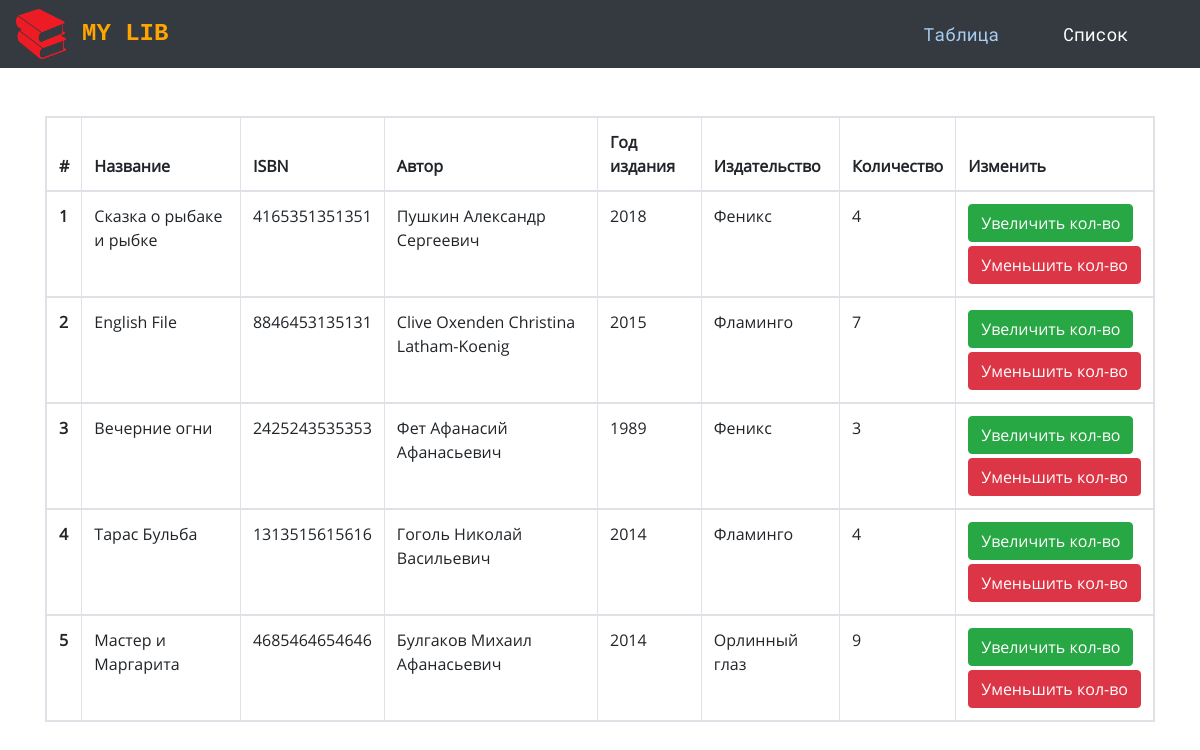
The page / on the database its author committed.
### p_library/models.py (models this page shows, shortened)
class Book(models.Model):
    ISBN = models.CharField(max_length=13, verbose_name='Международный стандартный книжный номер')
    title = models.CharField(max_length=128, verbose_name='Название')
    description = models.TextField(verbose_name='Аннотация')
    year_release = models.PositiveSmallIntegerField(verbose_name='Год издания')
    copy_count = models.PositiveSmallIntegerField(default=1, verbose_name='Число копий')
    price = models.DecimalField(max_digits=12, decimal_places=2, verbose_name='Цена')
    photo = models.ImageField(upload_to="media/books_photo", blank=True, verbose_name="Фото")
    authors = models.ManyToManyField(
        Author,
        through='Inspiration',
        through_fields=('book', 'author'),
        verbose_name='Авторы',
        related_name='book_authors',
    )
    publisher = models.ForeignKey(
        Publisher,
        null=True,
        blank=True,
        on_delete=models.SET_NULL,
        verbose_name='Издательство',
        related_name='book_publisher',
    )
    friend = models.ForeignKey(
        Friend,
        null=True,
        blank=True,
        on_delete=models.SET_NULL,
        verbose_name='Книга одолжена другу',
        related_name='book_friend',
    )
    date_issue = models.DateTimeField(auto_now=False, auto_now_add=False, null=True, blank=True, verbose_name='Книга выдана')
    date_delivery = models.DateTimeField(auto_now=False, auto_now_add=False, null=True, blank=True, verbose_name='Книга должна быть сдана')

class Author(models.Model):
    full_name = models.CharField(max_length=50, verbose_name='Имя автора')
    birth_year = models.PositiveSmallIntegerField(verbose_name='Год рождения')
    country = models.CharField(max_length=2, verbose_name='Страна')

class Publisher(models.Model):
    name = models.CharField(max_length=128, verbose_name='Название издательства')

### p_library/views.py (the view)
# urls.py: path('', BookTablePage.as_view()),
class BookTablePage(ListView):
    model = Book
    template_name = 'p_library/book_table.html'

### p_library/templates/p_library/book_table.html (shortened to what this page needs)
{% extends 'base.html' %}
{% block extra_head %}
    {% load static %}
    <link rel="stylesheet" type="text/css" href="{% static 'css/book_table.css' %}">
{% endblock extra_head %}
{% block links %}
    <li class="nav-item mr-5">
        <a href="/" class="nav-link active">Таблица</a>
    </li>
    <li class="nav-item mr-5">
        <a href="books_list/" class="nav-link">Список</a>
    </li>
{% endblock links %}
{% block content %}
    <div class="container mt-5">
        <table class="table table-bordered table-responsive">
            <thead>
              <tr>
                <th scope="col">#</th>
                <th scope="col">Название</th>
                <th scope="col">ISBN</th>
                <th scope="col">Автор</th>
                <th scope="col">Год издания</th>
                <th scope="col">Издательство</th>
                <th scope="col">Количество</th>
                <th scope="col">Изменить</th>
              </tr>
            </thead>
            {% for book in object_list %}
                <tbody>
                    <tr>
                        <th scope="row">{{ forloop.counter }}</th>
                        <td>{{ book.title }}</td>
                        <td>{{ book.ISBN }}</td>
                        <td>
                            {% for author in book.authors.all %}
                                {{ author.full_name }}
                            {% endfor %}
                        </td>
                        <td>{{ book.year_release }}</td>
                        <td>{{ book.publisher.name }}</td>
                        <td>{{ book.copy_count }}</td>
                        <td>
                            <form action="/book_increment/" method="POST" enctype="multipart/form-data">
                                <input class="btn btn-success mb-1" type="submit" value="Увеличить кол-во" />
                            </form>
                            <form action="/book_decrement/" method="post" enctype="multipart/form-data">
                                <input class="btn btn-danger" type="submit" value="Уменьшить кол-во" />
                            </form>
                        </td>
                    </tr>
                </tbody>
            {% endfor %}
          </table>
    </div>
{% endblock content %}

### static/css/style.css (style rules this page uses)
.nav-link { font-family: 'Roboto Mono', monospace; font-size: 18px; color: white !important; }
.active { color: #A9CEF4 !important; }

### static/css/book_table.css (style rules this page uses)
table { font-family: 'Open Sans', sans-serif; }

### rows shown on the page
Book: title "Сказка о рыбаке и рыбке", ISBN "4165351351351", year_release "2018", publisher.name "Феникс", copy_count "4"
Author: full_name "Пушкин Александр Сергеевич"
Book: title "English File", ISBN "8846453135131", year_release "2015", publisher.name "Фламинго", copy_count "7"
Author: full_name "Clive Oxenden"
Author: full_name "Christina Latham-Koenig"
Book: title "Вечерние огни", ISBN "2425243535353", year_release "1989", publisher.name "Феникс", copy_count "3"
Author: full_name "Фет Афанасий Афанасьевич"
Book: title "Тарас Бульба", ISBN "1313515615616", year_release "2014", publisher.name "Фламинго", copy_count "4"
Author: full_name "Гоголь Николай Васильевич"
Book: title "Мастер и Маргарита", ISBN "4685464654646", year_release "2014", publisher.name "Орлинный глаз", copy_count "9"
Author: full_name "Булгаков Михаил Афанасьевич"
